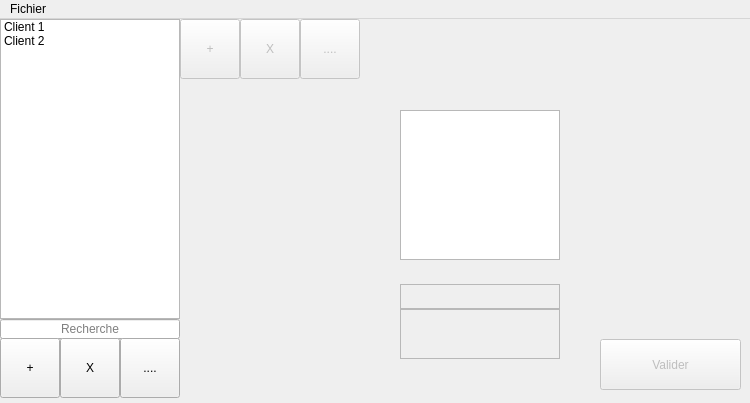
<?xml version="1.0" encoding="UTF-8"?>
<ui version="4.0">
 <class>MainWindow</class>
 <widget class="QMainWindow" name="MainWindow">
  <property name="enabled">
   <bool>true</bool>
  </property>
  <property name="geometry">
   <rect>
    <x>0</x>
    <y>0</y>
    <width>750</width>
    <height>403</height>
   </rect>
  </property>
  <property name="minimumSize">
   <size>
    <width>750</width>
    <height>403</height>
   </size>
  </property>
  <property name="maximumSize">
   <size>
    <width>750</width>
    <height>403</height>
   </size>
  </property>
  <property name="windowTitle">
   <string>PadID_Palette</string>
  </property>
  <widget class="QWidget" name="centralWidget">
   <widget class="QListWidget" name="listeClient">
    <property name="geometry">
     <rect>
      <x>0</x>
      <y>0</y>
      <width>180</width>
      <height>300</height>
     </rect>
    </property>
    <item>
     <property name="text">
      <string>Client 1</string>
     </property>
    </item>
    <item>
     <property name="text">
      <string>Client 2</string>
     </property>
    </item>
   </widget>
   <widget class="QLineEdit" name="rechercheClient">
    <property name="geometry">
     <rect>
      <x>0</x>
      <y>300</y>
      <width>180</width>
      <height>20</height>
     </rect>
    </property>
    <property name="alignment">
     <set>Qt::AlignCenter</set>
    </property>
    <property name="placeholderText">
     <string>Recherche</string>
    </property>
   </widget>
   <widget class="QPushButton" name="btn_clientAdd">
    <property name="geometry">
     <rect>
      <x>0</x>
      <y>319</y>
      <width>60</width>
      <height>60</height>
     </rect>
    </property>
    <property name="text">
     <string>+</string>
    </property>
    <property name="shortcut">
     <string>Ctrl+A</string>
    </property>
   </widget>
   <widget class="QPushButton" name="btn_clientDel">
    <property name="geometry">
     <rect>
      <x>60</x>
      <y>319</y>
      <width>60</width>
      <height>60</height>
     </rect>
    </property>
    <property name="text">
     <string>X</string>
    </property>
   </widget>
   <widget class="QPushButton" name="btn_clientProp">
    <property name="geometry">
     <rect>
      <x>120</x>
      <y>319</y>
      <width>60</width>
      <height>60</height>
     </rect>
    </property>
    <property name="text">
     <string>....</string>
    </property>
   </widget>
   <widget class="QPushButton" name="btn_colorAdd">
    <property name="enabled">
     <bool>false</bool>
    </property>
    <property name="geometry">
     <rect>
      <x>180</x>
      <y>0</y>
      <width>60</width>
      <height>60</height>
     </rect>
    </property>
    <property name="text">
     <string>+</string>
    </property>
   </widget>
   <widget class="QPushButton" name="btn_colorProp">
    <property name="enabled">
     <bool>false</bool>
    </property>
    <property name="geometry">
     <rect>
      <x>300</x>
      <y>0</y>
      <width>60</width>
      <height>60</height>
     </rect>
    </property>
    <property name="text">
     <string>....</string>
    </property>
   </widget>
   <widget class="QPushButton" name="btn_colorDel">
    <property name="enabled">
     <bool>false</bool>
    </property>
    <property name="geometry">
     <rect>
      <x>240</x>
      <y>0</y>
      <width>60</width>
      <height>60</height>
     </rect>
    </property>
    <property name="text">
     <string>X</string>
    </property>
   </widget>
   <widget class="QListWidget" name="listeEncodage">
    <property name="enabled">
     <bool>true</bool>
    </property>
    <property name="geometry">
     <rect>
      <x>400</x>
      <y>91</y>
      <width>160</width>
      <height>150</height>
     </rect>
    </property>
    <property name="statusTip">
     <string/>
    </property>
    <property name="whatsThis">
     <string/>
    </property>
    <property name="accessibleName">
     <string/>
    </property>
   </widget>
   <widget class="QTextEdit" name="nomCouleur">
    <property name="enabled">
     <bool>false</bool>
    </property>
    <property name="geometry">
     <rect>
      <x>400</x>
      <y>265</y>
      <width>160</width>
      <height>25</height>
     </rect>
    </property>
   </widget>
   <widget class="QTextEdit" name="descCouleur">
    <property name="enabled">
     <bool>false</bool>
    </property>
    <property name="geometry">
     <rect>
      <x>400</x>
      <y>290</y>
      <width>160</width>
      <height>50</height>
     </rect>
    </property>
   </widget>
   <widget class="QPushButton" name="btn_validation">
    <property name="enabled">
     <bool>false</bool>
    </property>
    <property name="geometry">
     <rect>
      <x>600</x>
      <y>320</y>
      <width>141</width>
      <height>51</height>
     </rect>
    </property>
    <property name="text">
     <string>Valider</string>
    </property>
   </widget>
   <widget class="QWidget" name="widget" native="true">
    <property name="enabled">
     <bool>false</bool>
    </property>
    <property name="geometry">
     <rect>
      <x>265</x>
      <y>265</y>
      <width>75</width>
      <height>75</height>
     </rect>
    </property>
   </widget>
   <widget class="QWidget" name="gridLayoutWidget">
    <property name="geometry">
     <rect>
      <x>219</x>
      <y>90</y>
      <width>151</width>
      <height>151</height>
     </rect>
    </property>
    <layout class="QGridLayout" name="gridLayout"/>
   </widget>
  </widget>
  <widget class="QMenuBar" name="menuBar">
   <property name="geometry">
    <rect>
     <x>0</x>
     <y>0</y>
     <width>750</width>
     <height>21</height>
    </rect>
   </property>
   <widget class="QMenu" name="menuFichier">
    <property name="title">
     <string>Fichier</string>
    </property>
    <addaction name="actionFermer"/>
   </widget>
   <addaction name="menuFichier"/>
  </widget>
  <action name="actionFermer">
   <property name="text">
    <string>Fermer</string>
   </property>
  </action>
 </widget>
 <layoutdefault spacing="6" margin="11"/>
 <resources/>
 <connections/>
</ui>
